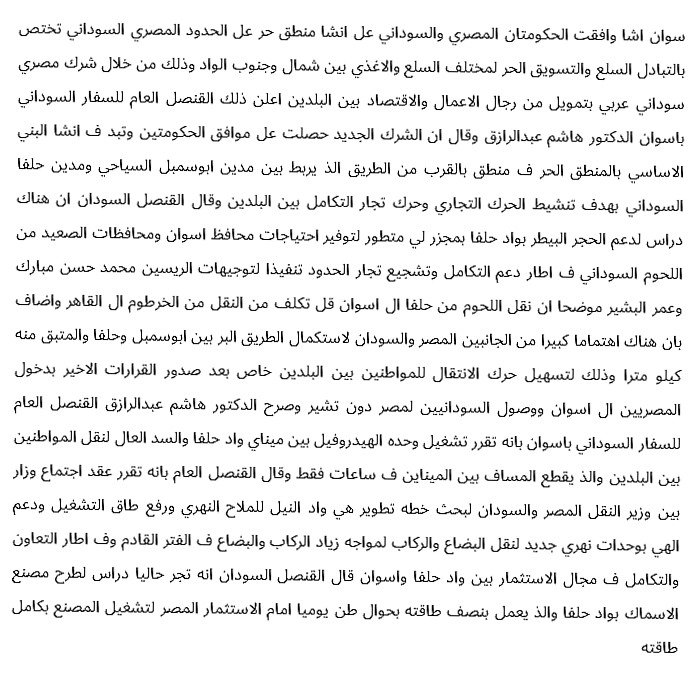
#> input picture test/csep1625.png, 697 x 676 px
$ python -i prepareDataset.py   (imports and definitions only)
#> lines starting #> are read from the running program, lines starting #| are printed output that depends on the picture; after the words box and inside, x2 and y2 are one past the last pixel; in counts of white or black regions, pixels touching at a corner belong together
#> further down, picture is the input picture: shape (676, 697); min 0, max 255, mean 238.2
import cv2
import numpy as np
import os
import glob
import re
from Line_segmentation import segment_paragragh
from WordSegmentor import WordSegmentor
from LineSegmentor import LineSegmentor


img = 'C:\\Users\\H S\\PycharmProjects\\arabic_ocr\\s'
txt = 'C:\\Users\\H S\\PycharmProjects\\arabic_ocr\\t'
results_path = 'C:\\Users\\H S\\PycharmProjects\\arabic_ocr\\test'


# [79 lines left out: functions get_char, prepare_dataset, save_data, not called in this run]


def skew_correction(image):
    gray = cv2.bitwise_not(image)
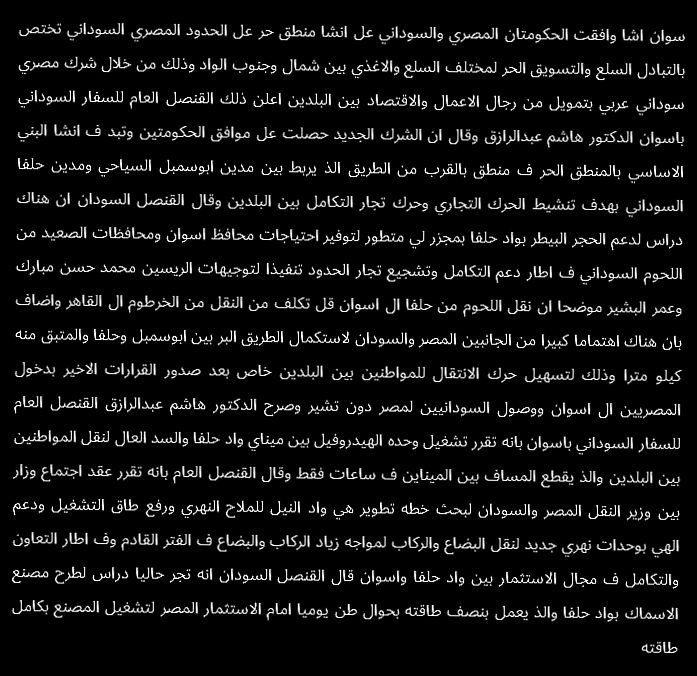
#> gray: shape (676, 697); min 0, max 255, mean 16.8

    thresh = cv2.threshold(gray, 0, 255, cv2.THRESH_BINARY | cv2.THRESH_OTSU)[1]
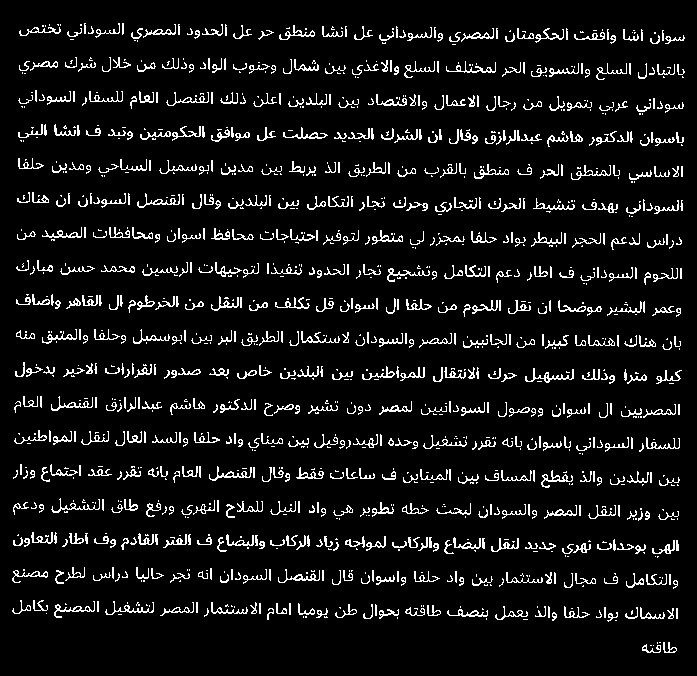
#> thresh: shape (676, 697); 7.7% white in thin lines or dots, all inside (x1, y1, x2, y2) = (12, 23, 685, 653)
    coords = np.column_stack(np.where(thresh > 0))
#> coords = 36277 pairs, first value 23 to 652, second value 12 to 684
    angle = cv2.minAreaRect(coords)[-1]
#> angle = -0.76

    if angle < -45:
        angle = -(90 + angle)
    else:
        angle = -angle
#> angle = 0.76

    (h, w) = image.shape[:2]
#> h = 676; w = 697
    center = (w // 2, h // 2)
#> center = (348, 338)
    M = cv2.getRotationMatrix2D(center, angle, 1.0)
#> M = [[1, 0.0133, -4.45], [-0.0133, 1, 4.64]]
    rotated = cv2.warpAffine(image, M, (w, h), flags=cv2.INTER_CUBIC, borderMode=cv2.BORDER_REPLICATE)
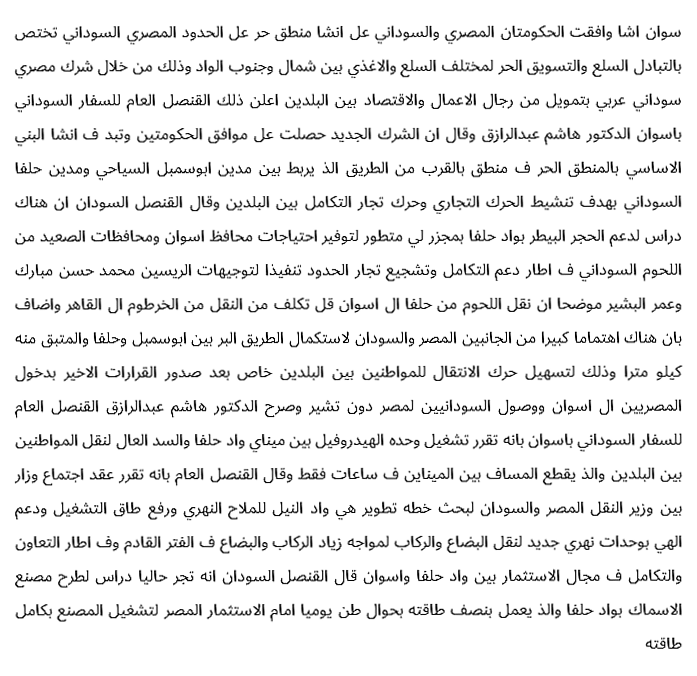
#> rotated: shape (676, 697); min 0, max 255, mean 237.6

    return rotated


numbers = re.compile(r'(\d+)')


# [4 lines left out: function numericalSort, not called in this run]


imgs = []
# [4 lines not run here, left out]

text = []
# [5 lines not run here, left out]

cnt = 0
# [13 lines not run here, left out]

>>> import cv2
>>> picture = cv2.imread('test/csep1625.png', cv2.IMREAD_GRAYSCALE)
>>> result = skew_correction(picture)

$ run again, on test/csep1629.png
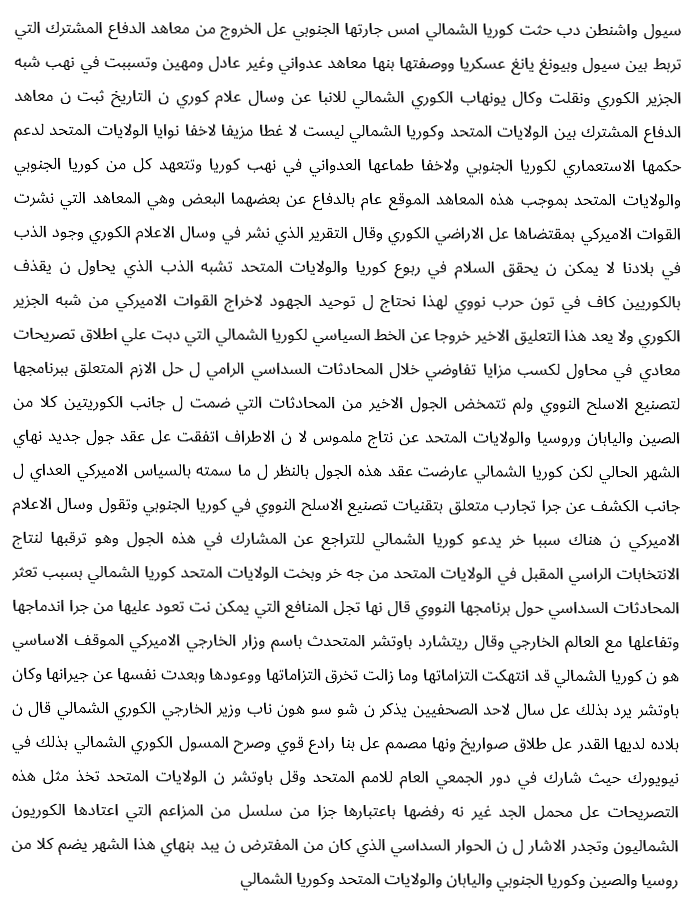
#> input picture test/csep1629.png, 693 x 908 px
#> picture is the input picture: shape (908, 693); min 0, max 255, mean 237.6
#> in skew_correction, `thresh = cv2.threshold(gray, 0, 255, cv2.THRESH_BINARY | cv2.THRESH_OT..`:
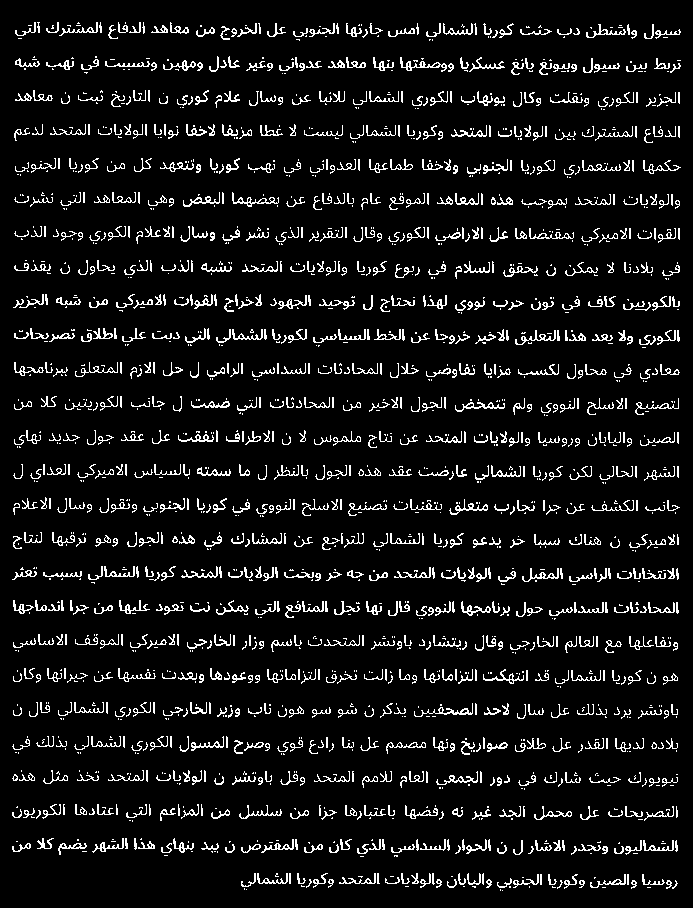
#> thresh: shape (908, 693); 8% white in thin lines or dots
#> coords = 50233 pairs, first value 22 to 890, second value 12 to 680
#> in skew_correction, `angle = cv2.minAreaRect(coords)[-1]`: angle = -0.211
#> in skew_correction, `angle = -angle`: angle = 0.211
#> M = [[1, 0.00368, -1.67], [-0.00368, 1, 1.28]]
#> in skew_correction, `rotated = cv2.warpAffine(image, M, (w, h), flags=cv2.INTER_CUBIC, bord..`:
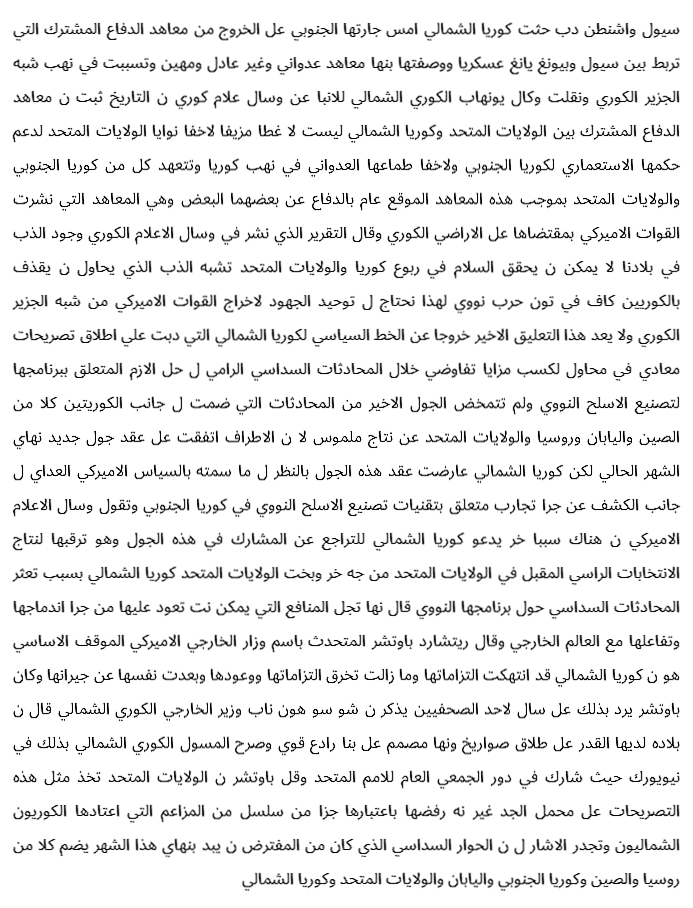
#> rotated: shape (908, 693); min 0, max 255, mean 237.1

$ run again, on test/csep1631.png
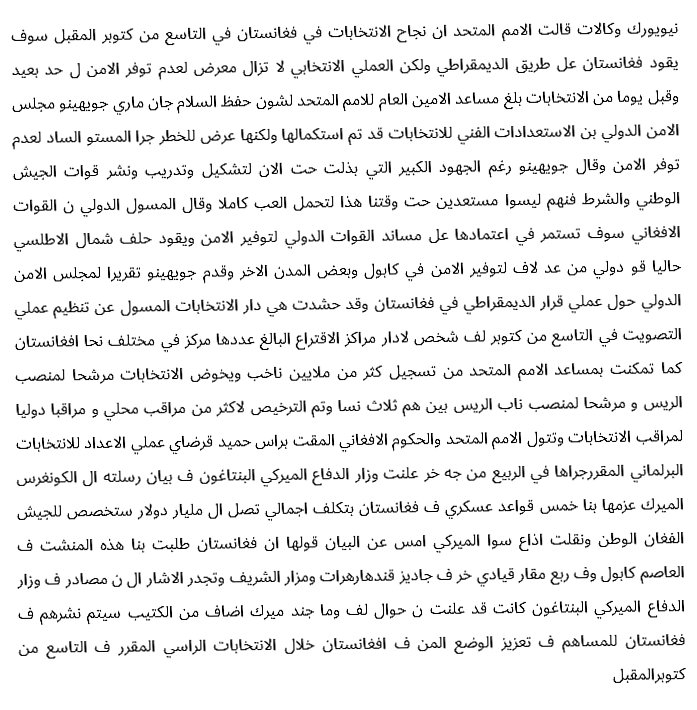
#> input picture test/csep1631.png, 697 x 710 px
#> picture is the input picture: shape (710, 697); min 0, max 255, mean 238.3
#> in skew_correction, `thresh = cv2.threshold(gray, 0, 255, cv2.THRESH_BINARY | cv2.THRESH_OT..`:
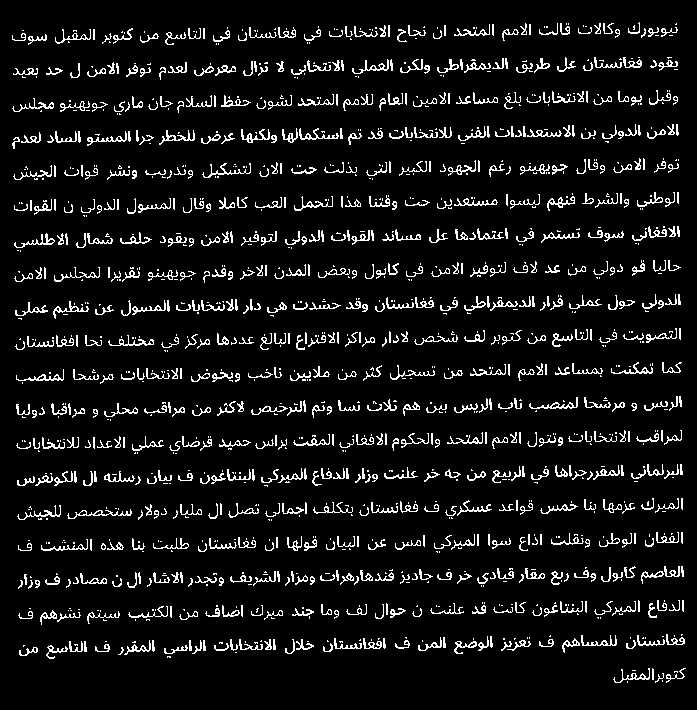
#> thresh: shape (710, 697); 7.8% white in thin lines or dots
#> coords = 38401 pairs, first value 22 to 682, second value 12 to 685
#> in skew_correction, `angle = cv2.minAreaRect(coords)[-1]`: angle = -89.29
#> in skew_correction, `angle = -(90 + angle)`: angle = -0.714
#> M = [[1, -0.0125, 4.45], [0.0125, 1, -4.31]]
#> in skew_correction, `rotated = cv2.warpAffine(image, M, (w, h), flags=cv2.INTER_CUBIC, bord..`:
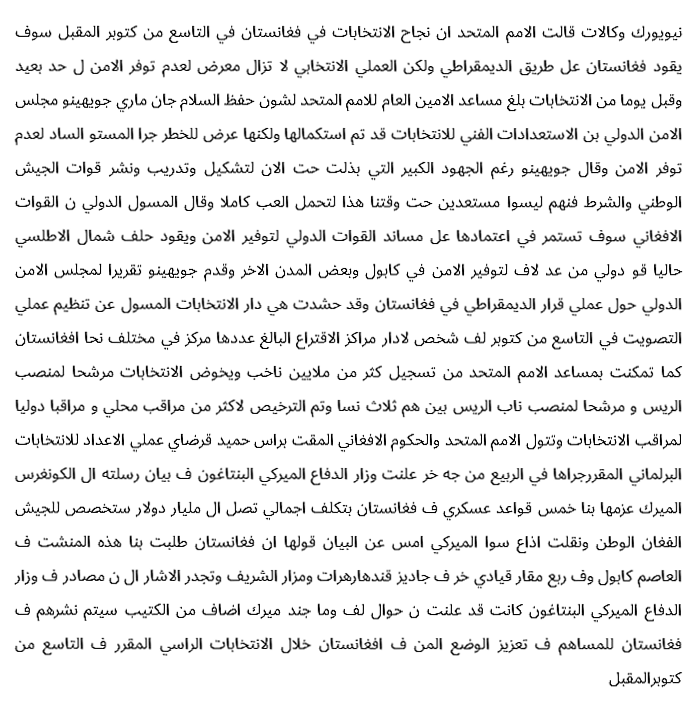
#> rotated: shape (710, 697); min 0, max 255, mean 237.8
